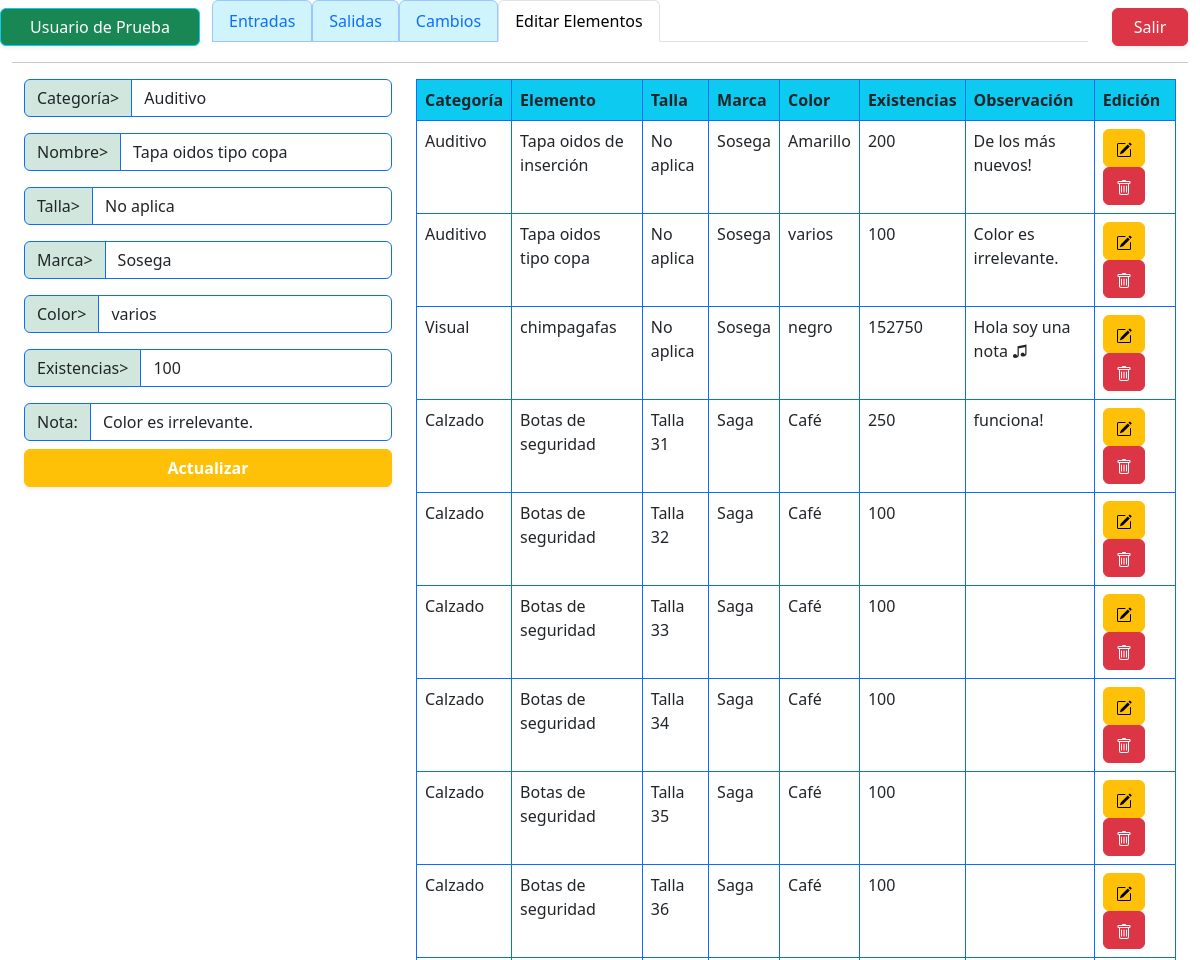
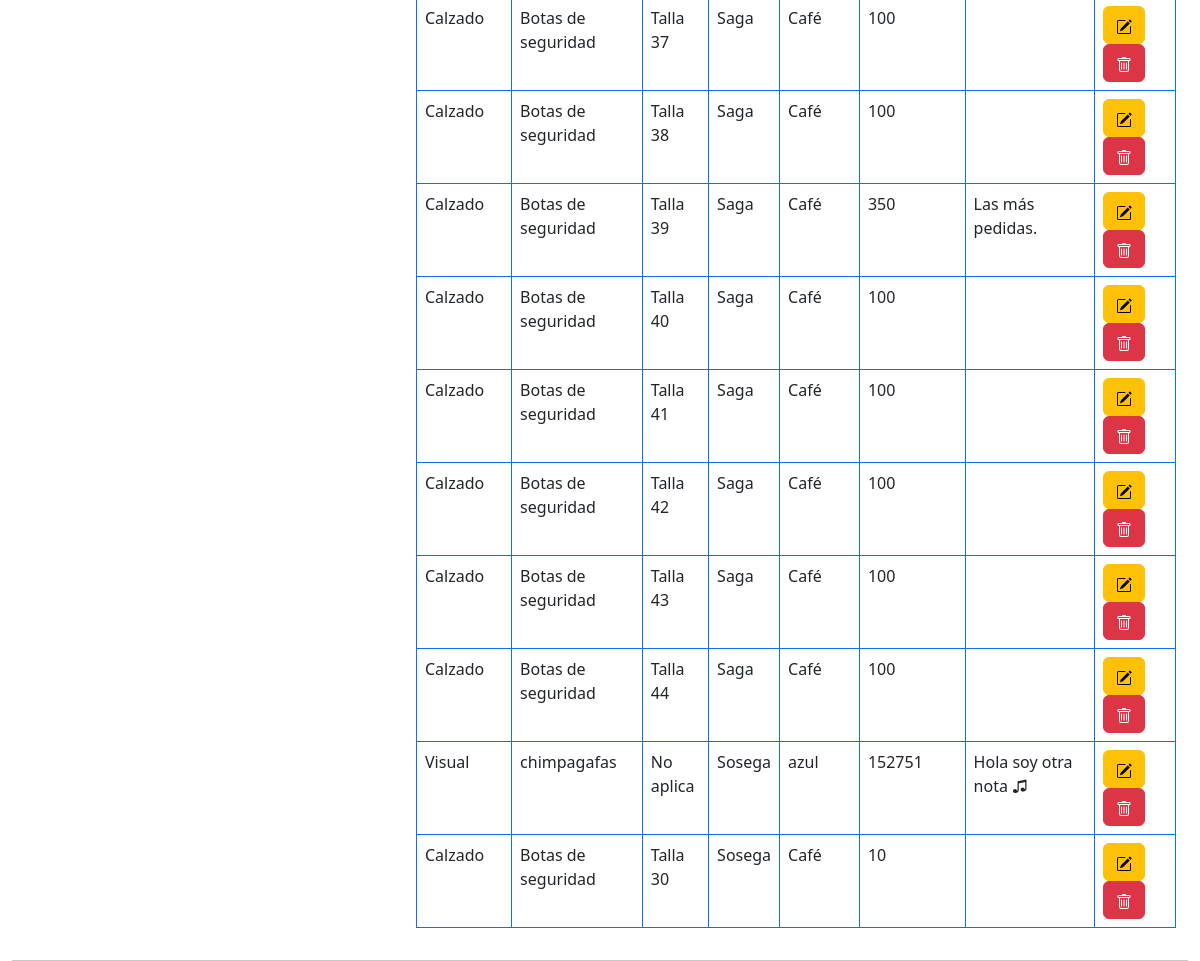
/views/modificarElementos.php?id=2 (signed in), run on the app's committed database (2 pictures, top to bottom).
### tables this page shows
CREATE TABLE `elementos` (
  `idElemento` int(11) NOT NULL,
  `fkCategoria` int(11) NOT NULL,
  `fkTalla` int(10) NOT NULL,
  `elemento` varchar(50) NOT NULL,
  `marca` varchar(50) NOT NULL,
  `color` varchar(10) NOT NULL,
  `existencias` int(10) NOT NULL,
  `observacion` varchar(500) NOT NULL
);

CREATE TABLE `categorias` (
  `idCategoria` int(11) NOT NULL,
  `nombreCat` varchar(15) NOT NULL
);

CREATE TABLE `tallas` (
  `idTalla` int(11) NOT NULL,
  `tallas` varchar(10) NOT NULL
);

### views/modificarElementos.php (the view, shortened to what this page needs)
<?php
	include ("../controllers/dbConection.php");
	$id= $_GET['id'];
	$sql= $conexion->query("SELECT * FROM elementos as e, categorias as c, tallas as t where e.fkCategoria=c.idCategoria AND e.fkTalla=t.idTalla AND idElemento= '$id'");
?>
<!DOCTYPE html>
<html lang="es">
<head>
  <link rel="stylesheet" href="../csss/bootstrap/css/bootstrap.min.css">
</head>
<body class="vh-100">
  <div class="container-fluid">
    <div class="row">
      <div class="col-2 btn border-info bg-success text-white mt-2 shadow-sm ">
        <?php
          echo $_SESSION["nombre"]
        ?>
      </div>
      <div class="col-9">
		    <ul class="nav nav-tabs">
          <li class="nav-item">
            <a class="nav-link nav-link border-primary-subtle bg-info-subtle" aria-current="page" href="entradas.php">Entradas</a>
          </li>
          <li class="nav-item">
            <a class="nav-link nav-link border-primary-subtle bg-info-subtle" href="salidas.php">Salidas</a>
          </li>
          <li class="nav-item">
            <a class="nav-link nav-link border-primary-subtle bg-info-subtle" href="cambios.php">Cambios</a>
          </li>
          <li class="nav-item">
            <p class="nav-link active">Editar Elementos</p>
          </li>
        </ul>
    	</div>
      <div class="col-1">
        <button class="btn btn-danger w-100 mt-2 shadow-sm "><a class="text-decoration-none text-white"
          href="../controllers/logout.php">Salir</a>
        </button>
      </div>
    </div>
    <hr>
  <div class="container-fluid">
	<div class="row">
    <div class="col-4">
      <form action="" method="post">
        <?php
        while($elmData= $sql->fetch_object()) { ?>
          <div class="input-group mb-3">
			      <span class="input-group-text bg-success-subtle border-primary" id="">Categoría></span>
			      <input select class="inputCat pe-5 form-control border-primary" id="inputCat" name="inputCat" value="<?= $elmData->nombreCat?>">
		      </div>
          <div class="input-group mb-3">
			      <span class="input-group-text bg-success-subtle border-primary" id="">Nombre></span>
			      <input select class="inputName pe-5 form-control border-primary" id="inputName" name="inputName" value="<?= $elmData->elemento?>">
		      </div>
          <div class="input-group mb-3">
			      <span class="input-group-text bg-success-subtle border-primary">Talla></span>
			      <input type="text" class="inputTalla form-control border-primary " id="inputTalla" name="inputTalla" value="<?= $elmData->tallas?>">
		      </div>
		      <div class="input-group mb-3">
			      <span class="input-group-text bg-success-subtle border-primary">Marca></span>
			      <input type="text" class="inputMarca form-control border-primary" id="inputMarca" name="inputMarca" value="<?= $elmData->marca?>">
		      </div>
          <div class="input-group mb-3">
			      <span class="input-group-text bg-success-subtle border-primary" id="">Color></span>
			      <input select class="inputColor pe-5 form-control border-primary" id="inputColor" name="inputColor" value="<?= $elmData->color?>">
		      </div>
          <div class="input-group mb-3">
			      <span class="input-group-text bg-success-subtle border-primary" id="">Existencias></span>
			      <input select class="inputExists pe-5 form-control border-primary" id="inputExists" name="inputExists" value="<?= $elmData->existencias?>">
		      </div>
		      <div class="input-group">
			      <span class="input-group-text bg-success-subtle border-primary">Nota:</span>
			      <input class="inputNota form-control form-control border-primary" id="inputNota" name="inputNota" value="<?= $elmData->observacion?>">
		      </div>
		      <div>
		        <input class="btn btn-warning text-white w-100 mt-2 fw-semibold shadow-sm mb-1"
		        name="btnUpd" type="submit" value="Actualizar">
          </div>
    <?php }
    ?>
  </form>
  </div>
	<div class="col-8">
		<table class="table table-bordered border-primary">
			<thead class="bg-info">
				<tr>
					<th scope="col">Categoría</th>
					<th scope="col">Elemento</th>
					<th scope="col">Talla</th>
					<th scope="col">Marca</th>
					<th scope="col">Color</th>
					<th scope="col">Existencias</th>
					<th scope="col">Observación</th>
					<th scope="col">Edición</th>
				</tr>
			</thead>
<tbody>
	<?php
		$sqlElm= $conexion->query("SELECT * FROM elementos as e, categorias as c, tallas as t where e.fkCategoria=c.idCategoria AND e.fkTalla=t.idTalla");
		while($tableData= $sqlElm->fetch_object()) {
			?>
			<tr>
				<td><?= $tableData->nombreCat?></td>
				<td><?= $tableData->elemento?></td>
				<td><?= $tableData->tallas?></td>
				<td><?= $tableData->marca?></td>
				<td><?= $tableData->color?></td>
				<td><?= $tableData->existencias?></td>
				<td><?= $tableData->observacion?></td>
				<td>
				<a class="btn btn-small btn-warning" name="btnEdit" href="modificarElementos.php?id=<?= $tableData->idElemento?>">
				</a>
				<a class="btn btn-small btn-danger" name="btnDelete" href="">
				</a>
				</td>
			</tr>
						<?php } ?>
					</tbody>
				</table>
			</div>
		</div>
	</div>
      </div>
</body>
</html>

### data on the page
elementos: inputCat "Auditivo", inputName "Tapa oidos tipo copa", inputTalla "No aplica", inputMarca "Sosega", inputColor "varios", inputExists "100", inputNota "Color es irrelevante.", fkCategoria.nombreCat "Auditivo", elemento "Tapa oidos tipo copa", fkTalla.tallas "No aplica", marca "Sosega", color "varios", existencias "100", observacion "Color es irrelevante."
elementos: fkCategoria.nombreCat "Auditivo", elemento "Tapa oidos de inserción", fkTalla.tallas "No aplica", marca "Sosega", color "Amarillo", existencias "200", observacion "De los más nuevos!"
elementos: fkCategoria.nombreCat "Visual", elemento "chimpagafas", fkTalla.tallas "No aplica", marca "Sosega", color "negro", existencias "152750", observacion "Hola soy una nota ♫"
elementos: fkCategoria.nombreCat "Calzado", elemento "Botas de seguridad", fkTalla.tallas "Talla 31", marca "Saga", color "Café", existencias "250", observacion "funciona!"
elementos: fkCategoria.nombreCat "Calzado", elemento "Botas de seguridad", fkTalla.tallas "Talla 32", marca "Saga", color "Café", existencias "100"
elementos: fkCategoria.nombreCat "Calzado", elemento "Botas de seguridad", fkTalla.tallas "Talla 33", marca "Saga", color "Café", existencias "100"
elementos: fkCategoria.nombreCat "Calzado", elemento "Botas de seguridad", fkTalla.tallas "Talla 34", marca "Saga", color "Café", existencias "100"
elementos: fkCategoria.nombreCat "Calzado", elemento "Botas de seguridad", fkTalla.tallas "Talla 35", marca "Saga", color "Café", existencias "100"
elementos: fkCategoria.nombreCat "Calzado", elemento "Botas de seguridad", fkTalla.tallas "Talla 36", marca "Saga", color "Café", existencias "100"
elementos: fkCategoria.nombreCat "Calzado", elemento "Botas de seguridad", fkTalla.tallas "Talla 37", marca "Saga", color "Café", existencias "100"
elementos: fkCategoria.nombreCat "Calzado", elemento "Botas de seguridad", fkTalla.tallas "Talla 38", marca "Saga", color "Café", existencias "100"
elementos: fkCategoria.nombreCat "Calzado", elemento "Botas de seguridad", fkTalla.tallas "Talla 39", marca "Saga", color "Café", existencias "350", observacion "Las más pedidas."
elementos: fkCategoria.nombreCat "Calzado", elemento "Botas de seguridad", fkTalla.tallas "Talla 40", marca "Saga", color "Café", existencias "100"
elementos: fkCategoria.nombreCat "Calzado", elemento "Botas de seguridad", fkTalla.tallas "Talla 41", marca "Saga", color "Café", existencias "100"
elementos: fkCategoria.nombreCat "Calzado", elemento "Botas de seguridad", fkTalla.tallas "Talla 42", marca "Saga", color "Café", existencias "100"
elementos: fkCategoria.nombreCat "Calzado", elemento "Botas de seguridad", fkTalla.tallas "Talla 43", marca "Saga", color "Café", existencias "100"
elementos: fkCategoria.nombreCat "Calzado", elemento "Botas de seguridad", fkTalla.tallas "Talla 44", marca "Saga", color "Café", existencias "100"
elementos: fkCategoria.nombreCat "Visual", elemento "chimpagafas", fkTalla.tallas "No aplica", marca "Sosega", color "azul", existencias "152751", observacion "Hola soy otra nota ♫"
elementos: fkCategoria.nombreCat "Calzado", elemento "Botas de seguridad", fkTalla.tallas "Talla 30", marca "Sosega", color "Café", existencias "10"

### other printed values
$_SESSION["nombre"] "Usuario de Prueba"
